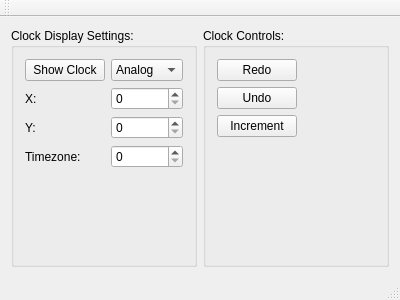
<?xml version="1.0" encoding="UTF-8"?>
<ui version="4.0">
 <class>MainWindow</class>
 <widget class="QMainWindow" name="MainWindow">
  <property name="geometry">
   <rect>
    <x>0</x>
    <y>0</y>
    <width>400</width>
    <height>300</height>
   </rect>
  </property>
  <property name="windowTitle">
   <string>MainWindow</string>
  </property>
  <widget class="QWidget" name="centralWidget">
   <layout class="QHBoxLayout" name="horizontalLayout">
    <item>
     <widget class="QGroupBox" name="groupBox">
      <property name="title">
       <string>Clock Display Settings:</string>
      </property>
      <layout class="QFormLayout" name="formLayout_2">
       <item row="0" column="0">
        <widget class="QPushButton" name="pushButton">
         <property name="text">
          <string>Show Clock</string>
         </property>
        </widget>
       </item>
       <item row="0" column="1">
        <widget class="QComboBox" name="comboBox">
         <item>
          <property name="text">
           <string>Analog</string>
          </property>
         </item>
         <item>
          <property name="text">
           <string>Digital</string>
          </property>
         </item>
        </widget>
       </item>
       <item row="2" column="1">
        <widget class="QSpinBox" name="spinBox_2">
         <property name="maximum">
          <number>2500</number>
         </property>
        </widget>
       </item>
       <item row="1" column="0">
        <widget class="QLabel" name="label">
         <property name="text">
          <string>X: </string>
         </property>
        </widget>
       </item>
       <item row="1" column="1">
        <widget class="QSpinBox" name="spinBox">
         <property name="maximum">
          <number>2500</number>
         </property>
        </widget>
       </item>
       <item row="2" column="0">
        <widget class="QLabel" name="label_2">
         <property name="text">
          <string>Y:</string>
         </property>
        </widget>
       </item>
       <item row="3" column="1">
        <widget class="QSpinBox" name="spinBox_3"/>
       </item>
       <item row="3" column="0">
        <widget class="QLabel" name="label_3">
         <property name="text">
          <string>Timezone:</string>
         </property>
        </widget>
       </item>
      </layout>
     </widget>
    </item>
    <item>
     <widget class="QGroupBox" name="groupBox_2">
      <property name="title">
       <string>Clock Controls:</string>
      </property>
      <layout class="QFormLayout" name="formLayout_3">
       <item row="0" column="0">
        <widget class="QPushButton" name="pushButton_4">
         <property name="text">
          <string>Redo</string>
         </property>
        </widget>
       </item>
       <item row="1" column="0">
        <widget class="QPushButton" name="pushButton_3">
         <property name="text">
          <string>Undo</string>
         </property>
        </widget>
       </item>
       <item row="2" column="0">
        <widget class="QPushButton" name="pushButton_2">
         <property name="text">
          <string>Increment</string>
         </property>
        </widget>
       </item>
      </layout>
     </widget>
    </item>
   </layout>
  </widget>
  <widget class="QMenuBar" name="menuBar">
   <property name="geometry">
    <rect>
     <x>0</x>
     <y>0</y>
     <width>400</width>
     <height>18</height>
    </rect>
   </property>
  </widget>
  <widget class="QToolBar" name="mainToolBar">
   <attribute name="toolBarArea">
    <enum>TopToolBarArea</enum>
   </attribute>
   <attribute name="toolBarBreak">
    <bool>false</bool>
   </attribute>
  </widget>
  <widget class="QStatusBar" name="statusBar"/>
 </widget>
 <layoutdefault spacing="6" margin="11"/>
 <resources/>
 <connections/>
</ui>
